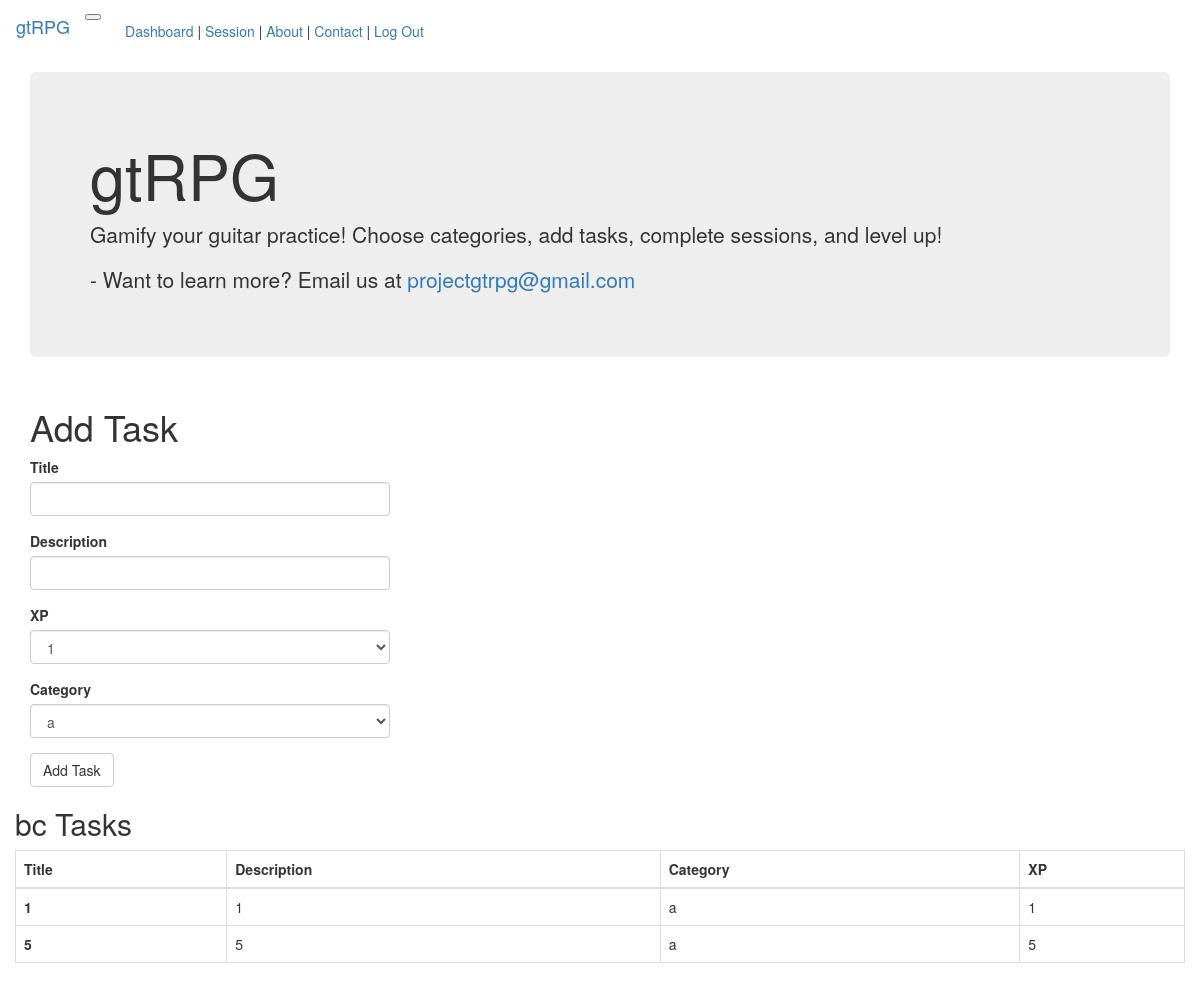
The app's page /user/bc/add_task (signed in) with its own data.
### app/models.py (models this page shows, shortened)
class User(UserMixin, db.Model):
    id = db.Column(db.Integer, primary_key=True)
    username = db.Column(db.String(64), index=True, unique=True)
    email = db.Column(db.String(120), index=True, unique=True)
    password_hash = db.Column(db.String(128))
    about_me = db.Column(db.String(140))
    last_seen = db.Column(db.DateTime, default=datetime.utcnow)
    level = db.Column(db.Integer, default=1, index=True)
    xp = db.Column(db.Integer, default=0, index=True)
    level_up_xp_modifier = db.Column(db.Integer, default=5, index=True)
    xp_to_next_level = db.Column(db.Integer, default=5, index=True)
    xp_to_next_level_constant = db.Column(db.Float, default=5.0)
    user_category = db.relationship('UserCategory', lazy=True)

class Task(db.Model):
    id = db.Column(db.Integer, primary_key=True)
    user_id = db.Column('user_id', db.Integer, db.ForeignKey('user.id'))
    category_id = db.Column(db.Integer, db.ForeignKey('category.id'), nullable=False)
    timestamp = db.Column(db.DateTime, index=True, default=datetime.utcnow)
    title = db.Column(db.String(100), nullable=False)
    description = db.Column(db.String(200))
    xp = db.Column(db.Integer, index=True)

class Category(db.Model):
    id = db.Column(db.Integer, primary_key=True)
    title = db.Column(db.String(100), unique=True, nullable=False)
    description = db.Column(db.String(200))
    timestamp = db.Column(db.DateTime, index=True, default=datetime.utcnow)
    tasks = db.relationship('Task', backref='category', lazy=True)

### app/main/routes.py (the view, shortened to what this page needs)
@bp.route('/user/<username>/add_task', methods=['GET', 'POST'])
@login_required
def add_user_task(username):
    user = User.query.filter_by(username=username).first_or_404()
    duser = get_dumped_user(user)
    user_task_list = Task.query.filter(Task.user_id == user.id).all()
    add_task_form = AddTaskForm()
    user_cat_id_list = []
    for user_cat in user.user_category:
        user_cat_id_list.append(user_cat.category_id)
    categories = Category.query.filter(Category.id.in_(user_cat_id_list)).all()
    add_task_form.category_id.choices = [(cat.id, cat.title) for cat in categories]
    return render_template('add_task.html', title="Add Task | gtRPG", user=user, user_task_list=user_task_list, add_task_form=add_task_form)

### app/main/forms.py (shortened to what this page needs)
class AddTaskForm(FlaskForm):
    title = StringField('Title', validators=[DataRequired()])
    description = StringField('Description', validators=[DataRequired()])
    xp = SelectField(u'XP', choices=[(1, '1'), (2, '2'), (3, '3'), (5, '5'), (8, '8'), (13, '13')], coerce=int)
    category_id = SelectField(u'Category', coerce=int)
    add_task_submit = SubmitField('Add Task')

### app/main/routes.py (called while the page is built)
@bp.before_request
def before_request():
    if current_user.is_authenticated:
        current_user.last_seen = datetime.utcnow()
        db.session.commit()

def get_dumped_user(user):
    dumped_user = USER_SCHEMA.dump(user)
    return dumped_user

### app/models.py (called while the page is built)
@login.user_loader
def load_user(id):
    return User.query.get(int(id))

### app/templates/add_task.html
{% extends "base.html" %}
{% import 'bootstrap/wtf.html' as wtf %}
{% block app_content %}
    <div class="row">
        <div class="col-md-4">
            {% if (add_task_form.category_id.choices is defined) and add_task_form.category_id.choices %}
            <h1>Add Task</h1>
            {{ wtf.quick_form(add_task_form) }}
            {% else %}
            <h4><i>To add a task, you must first <a href="{{ url_for('main.add_user_category', username=current_user.username) }}">add a category.</a></i></h4>
            {% endif %}
        </div>
    </div>
    <div class="row" id ="tasksTable">
        <div class="col">
            <h2>{{current_user.username}} Tasks</h2>
            {% if (user_task_list is defined) and user_task_list %}
            <table class="table table-dark table-bordered table-hover">
                <thead class="thead-dark">
                    <tr>
                        <th scope="col">Title</th>
                        <th scope="col">Description</th>
                        <th scope="col">Category</th>
                        <th scope="col">XP</th>
                    </tr>
                </thead>
                <tbody>
                    {% for task in user_task_list %}
                        <tr>
                            <th scope="row">{{task.title}}</th>
                            <td>{{task.description}}</td>
                            <td>{{task.category.title}}</td>
                            <td>{{task.xp}}</td>
                        </tr>
                    {% endfor %}
                </tbody>
            </table>
            {% else %}
            <h4><i>No tasks added</i></h4>
            {% endif %}
        </div>
    </div>
{% endblock %}

### records on screen
User: username "bc"
Task: title "1", description "1", category "a", xp "1"
Task: title "5", description "5", category "a", xp "5"
